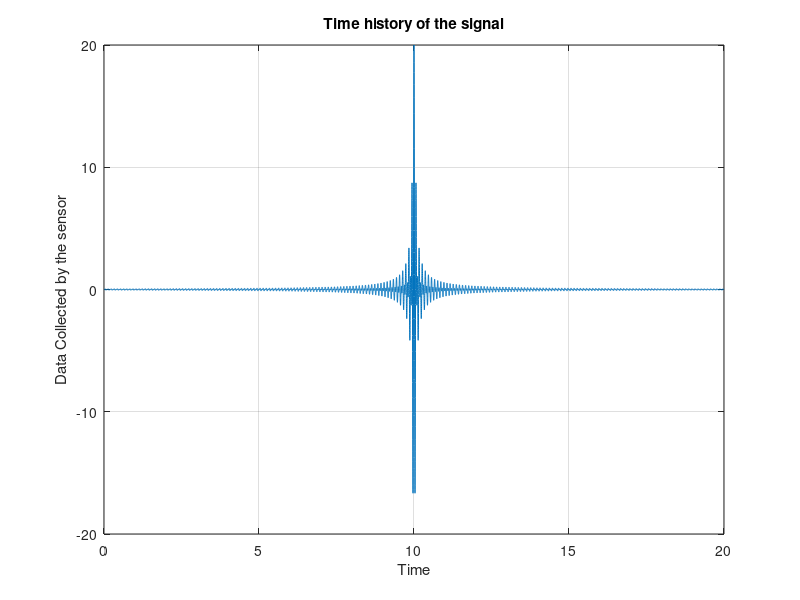
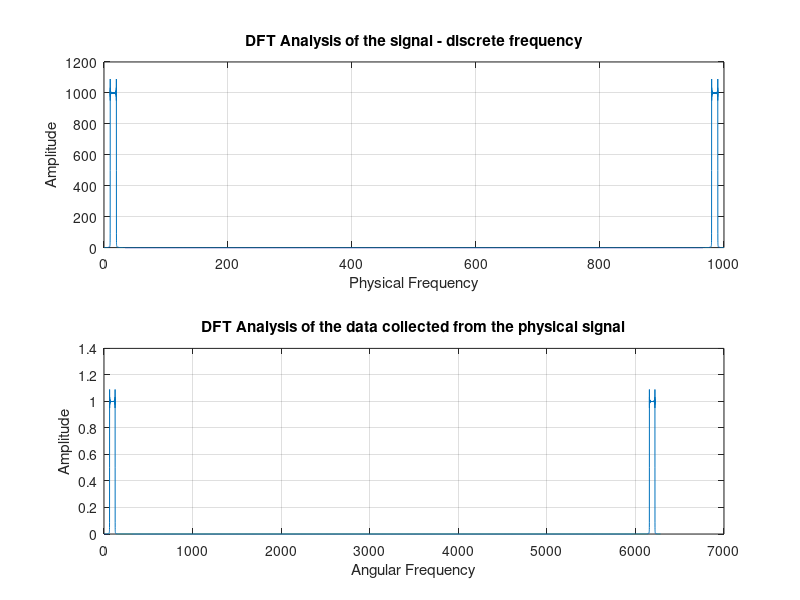
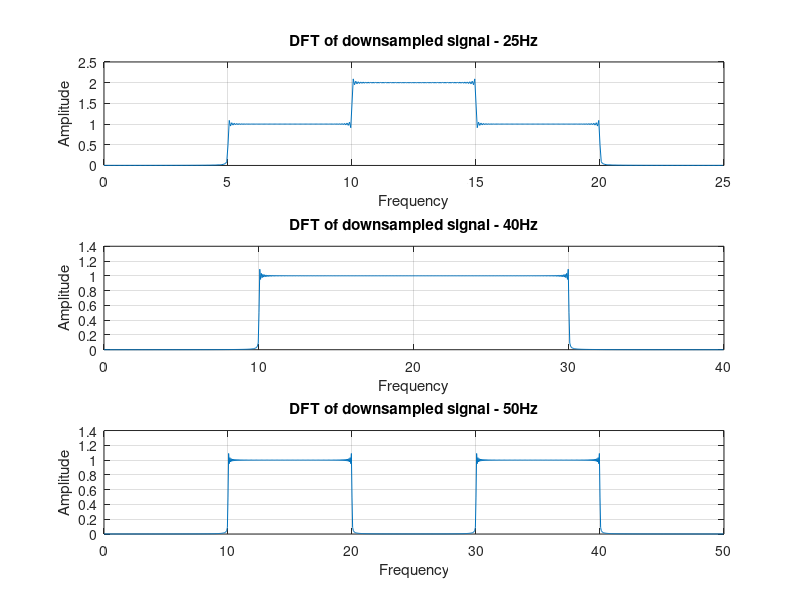
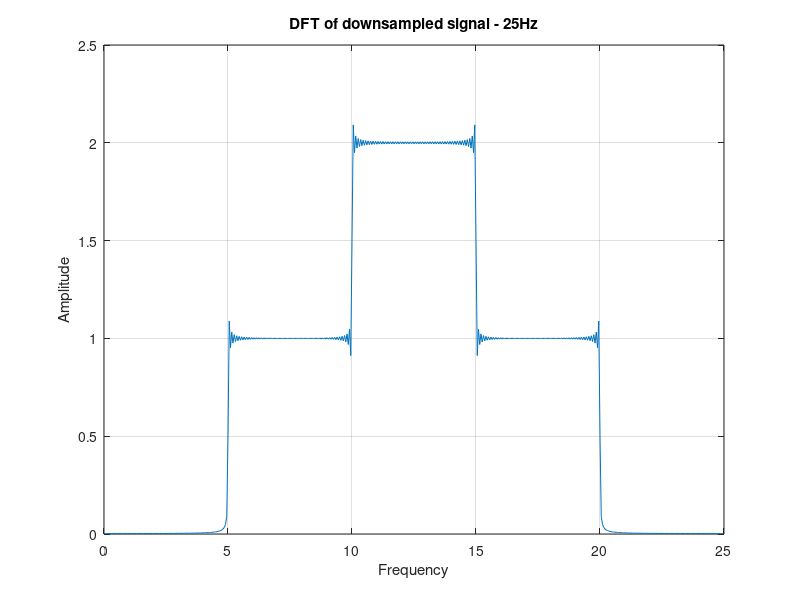

Reproduce these figures in MATLAB, in order.
% Author: Awabullah Syed 
% Date: 26 Jan 2021 
% Module: Signal Processing 
% NOTE: Please run the code section wise to ensure necessary variables
%       needed in second section are in the Workspace. 
% DESCRIPTION: This code is broken down into 4 sections/points: 
%             Point 1 - Performs the Time History and DFT analysis to the 
%                       'Simulated sensor signal' - u
%             Point 2 - Downsampling of the sensor signal under the rates
%                       of 25 Hz, 40 Hz and 50 Hz. 
%             Point 3 - Performs Time History and DFT anaylsis on y(t)
%                       signal
%             Point 4 - A low pass filter with the cut-off frequency of 10
%                       Hz 
%---------------------------------------------------------------%
%-------------------Section: Point 1------------------------------------%
load ('sensor_data_for_DSP_assignment.mat')  %Sensor signal 
Fs = 1000;
T = 1/Fs;
N = 20000;
t = (0:N-1)*T; %Time 
% DFT Analysis 
yF = fft(u);
w = (0:2*pi/N:(N-1)*2*pi/N);  %vector with frequencies (omega)
capital_omega = w*T;
%-----------------------Plot---------------------------------%
%-----------Time History of the signal---------%
figure(1)
plot(t,u)
grid on; 
title('Time history of the signal')
xlabel('Time')
ylabel('Data Collected by the sensor') 
%----------------------- DFT Plots ---------------%
figure(2)
subplot(2,1,1);
mag = abs(yF);
plot(w/(2*pi*T),mag);  %(2*pi*T) %capital omega
grid on
title ('DFT Analysis of the signal - discrete frequency');
xlabel ('Physical Frequency');
ylabel ('Amplitude') 
subplot(2,1,2)
plot(w/T,(T*mag))  %w/T
title ('DFT Analysis of the data collected from the physical signal');  
xlabel ('Angular Frequency') 
ylabel ('Amplitude')
grid on 
%%
%------------------Section: Point 2------------------------%
%----------------------Down Sampling----------------------------%
t20 = [0:0.001:20]; %Used to generate Time history of the signal
%------------------------Down Sample (25Hz)-----------------%
down_sample = 40; %1000/25 %1000/40 %1000/50
fs1 = 25; %25 Hz
T1 = 1/fs1;
N1 = length(u)/down_sample;
t1 = [0:(N1-1)*T1];
down_t = downsample(t1,down_sample);
y = downsample(u,down_sample); %downsampling the frequency
yF1 = fft(y);
w1 = (0:2*pi/N1:(N1-1)*2*pi/N1);  %vector with frequencies (omega)
t1_1 = downsample(t20,down_sample); %Downsampling Time (25 Hz)
%----------------------Down Sample (40Hz)-----------------------%
down_sample1 = 25; %1000/25 %1000/40 %1000/50
fs2 = 40; %25 Hz
T2 = 1/fs2;
N2 = length(u)/down_sample1;
t2 = [0:(N2-1)*T2];
y1 = downsample(u,down_sample1); %downsampling the frequency
yF2 = fft(y1);
w2 = (0:2*pi/N2:(N2-1)*2*pi/N2);  %vector with frequencies (omega)
t2_1 = downsample(t20,down_sample1); %Downsampling Time (40Hz)
%--------------------Down Sample (50Hz)-------------------------%
down_sample2 = 20; %1000/25 %1000/40 %1000/50
fs3 = 50; % Hz
T3 = 1/fs3;
N3 = length(u)/down_sample2;
t3 = [0:(N3-1)*T3];
y2 = downsample(u,down_sample2); %downsampling the frequency
yF3 = fft(y2);
w3 = (0:2*pi/N3:(N3-1)*2*pi/N3);  %vector with frequencies (omega)
t3_1 = downsample(t20,down_sample2); %Downsampling Time (50Hz)
%-----------------------DFT Down Sample Plots--------------------------%
figure (3)
subplot(3,1,1) %25 Hz
plot(w1/(2*pi*T1),(T1*abs(yF1))); grid on 
xlabel ('Frequency')
ylabel('Amplitude')
title('DFT of downsampled signal - 25Hz')
subplot(3,1,2) %40 Hz
plot(w2/(2*pi*T2),(T2*abs(yF2))); grid on 
xlabel ('Frequency')
ylabel('Amplitude')
title('DFT of downsampled signal - 40Hz')
subplot(3,1,3) %50 Hz 
plot(w3/(2*pi*T3),(T3*abs(yF3))); grid on 
xlabel ('Frequency')
ylabel('Amplitude')
title('DFT of downsampled signal - 50Hz')
%------------------Separate down sampling plots------------------%
figure (4)
plot(w1/(2*pi*T1),(T1*abs(yF1))); grid on 
xlabel ('Frequency')
ylabel('Amplitude')
title('DFT of downsampled signal - 25Hz')
figure (5) 
plot(w2/(2*pi*T2),(T2*abs(yF2))); grid on 
xlabel ('Frequency')
ylabel('Amplitude')
title('DFT of downsampled signal - 40Hz')
figure (6)
plot(w3/(2*pi*T3),(T3*abs(yF3))); grid on 
xlabel ('Frequency')
ylabel('Amplitude')
title('DFT of downsampled signal - 50Hz')
%--------------Time History of Each Down-Sampled Signal----------%
figure (7)  % Time History of downsampled Signal (25 Hz)
plot(t1_1(1:end-1),y)
title ('Time History of downsampled signal @25Hz')
xlabel('Time (Sec)')
ylabel('Data Collected by the Sensor'); grid on 
figure (8)   % Time History of downsampled Signal (40 Hz)
plot(t2_1(1:end-1),y1)
title ('Time History of downsampled signal @40Hz')
xlabel('Time (Sec)')
ylabel('Data Collected by the Sensor'); grid on 
figure (9) % Time History of downsampled Signal (40 Hz)
plot(t3_1(1:end-1),y2)
title ('Time History of downsampled signal @50Hz')
xlabel('Time (Sec)')
ylabel('Data Collected by the Sensor'); grid on 
%% -------------Point 3-----------------------%
%--------Relationship between the sensor signal & physical signal-----%
y = u.^2;
figure (10) %Time History of y(t)
plot(t,y)
title ('Time History of the Signal') 
xlabel('Time')
ylabel('Data Colleted by the Sensor') ; grid on 
yf33 = fft(y);
w = [0:2*pi/N:(N-1)*2*pi/N];
figure(11)   %DFT Analysis Plot
plot(w,abs(yf33))
title('DFT Analysis of y(t) signal')
xlabel('Discrete Frequency')
ylabel('Amplitude'); grid on 
figure (12)    %DFT Anaysis Plot after scaling 
plot(w/(2*pi*T),T*abs(yf33))
xlabel('Physical Frequency')
title ('DTF Analysis of y(t) after scaling') 
ylabel('Amplitude'); grid on
%plot (w/(2*pi*T),abs(yf))
%% 
%------------------Digital Filter---------------------%
s = tf ('s');
Fs = 1000;
T = 1/Fs;
N = 20000;
t = (0:N-1)*T; %Time 
num_sys = [0 0.01];
den_sys = [1 -0.99];
yfil = filter(num_sys,den_sys,y);
figure (13)
plot(t,yfil); grid on
xlabel('Time')
ylabel('Amplitude')
title('Time History - Digital Filter')
yf44 = fft(yfil); %DFT
w = [0:2*pi/N:(N-1)*2*pi/N];
figure(14)
plot(w/(2*pi*T),T*abs(yf44)); grid on 
xlabel ('Physical Frequency ')
ylabel('Amplitude')
title('DFT Analysis - Digital Filter')
figure (15)
plot(w,abs(yf44))
xlabel ('Frequency ')
ylabel('Amplitude')
title('DFT Analysis - Digital Filter'); grid on 

